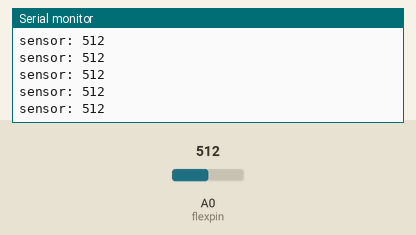
Bench run of a sketch on a simulated Arduino Uno, built with avr-gcc and run on an emulated ATmega328P. Shown: the last lines printed to the serial monitor. The test bench sets the inputs (shaded band); at power-on: A0 (flexpin) = 512.

Above: at 4.2 s.
4.3 s: A0 (flexpin) set to 985
At 5.4 s:
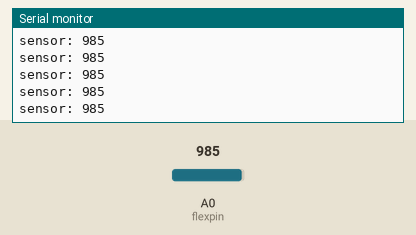
5.8 s: A0 (flexpin) set to 1009
At 6.7 s:
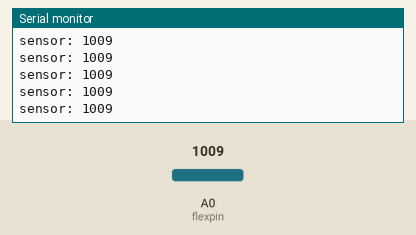
Timing chart, 0 to 8.8 s (numbered marks = the images above; inputs shaded):
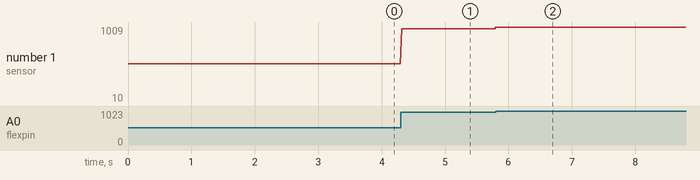

Measured:
- after the input at 4.3 s, the serial monitor: prints a new line at once (image 1)
- after the input at 5.8 s, the serial monitor: prints a new line at once (image 2)
- plotted number 1: 512 → 985 after the input at 4.3 s, 985 → 10 after the input at 5.8 s

The sketch:

sketch_bendtest.ino
```cpp
/*
SparkFun Inventor's Kit for Arduino
Example sketch 09

FLEX SENSOR

  Use the "flex sensor" to change the position of a servo

  In the previous sketch, we learned how to command a servo to
  mode to different positions. In this sketch, we'll introduce
  a new sensor, and use it to control the servo.

  A flex sensor is a plastic strip with a conductive coating.
  When the strip is straight, the coating will be a certain
  resistance. When the strip is bent, the particles in the coating
  get further apart, increasing the resistance. You can use this
  sensor to sense finger movement in gloves, door hinges, stuffed
  animals, etc. See http://www.sparkfun.com/tutorials/270 for
  more information.es.
    It senses bending away from the striped side.

Hardware connections:

  Flex sensor:

    The flex sensor is the plastic strip with black strip

    The flex sensor has two pins, and since it's a resistor,
    the pins are interchangable.

    Connect one of the pins to ANALOG IN pin 0 on the Arduino.
    Connect the same pin, through a 10K Ohm resistor (brown
    black orange) to GND.
    Connect the other pin to 5V.

  Servo:

    The servo has a cable attached to it with three wires.
    Because the cable ends in a socket, you can use jumper wires
    to connect between the Arduino and the servo. Just plug the
    jumper wires directly into the socket.

    Connect the RED wire (power) to 5 Volts (5V)
    Connect the WHITE wire (signal) to digital pin 9
    Connect the BLACK wire (ground) to ground (GND)

    Note that servos can use a lot of power, which can cause your
    Arduino to reset or behave erratically. If you're using large
    servos or many of them, it's best to provide them with their
    own separate 5V supply. See this Arduino Forum thread for info:
    http://www.arduino.cc/cgi-bin/yabb2/YaBB.pl?num=1239464763

This sketch was written by SparkFun Electronics,
with lots of help from the Arduino community.
This code is completely free for any use.
Visit http://learn.sparkfun.com/products/2 for SIK information.
Visit http://www.arduino.cc to learn about the Arduino.

Version 2.0 6/2012 MDG
*/


// Include the servo library to add servo-control functions:

// Create a servo "object", called servo1. Each servo object
// controls one servo (you can have a maximum of 12):

// Define the analog input pin to measure flex sensor position:

const int flexpin = 0;


void setup()
{
  // Use the serial monitor window to help debug our sketch:

  Serial.begin(9600);

  // Enable control of a servo on pin 9:
}


void loop()
{
  int flexposition;    // Input value from the analog pin.
  int servoposition;   // Output value to the servo.

  // Read the position of the flex sensor (0 to 1023):

  flexposition = analogRead(flexpin);

  // Because the voltage divider circuit only returns a portion
  // of the 0-1023 range of analogRead(), we'll map() that range
  // to the servo's range of 0 to 180 degrees. The flex sensors
  // we use are usually in the 600-900 range:

  // Now we'll command the servo to move to that position:

  // Because every flex sensor has a slightly different resistance,
  // the 600-900 range may not exactly cover the flex sensor's
  // output. To help tune our program, we'll use the serial port to
  // print out our values to the serial monitor window:

  Serial.print("sensor: ");
  Serial.println(flexposition);

  // Note that all of the above lines are "print" except for the
  // last line which is "println". This puts everything on the
  // same line, then sends a final carriage return to move to
  // the next line.

  // After you upload the sketch, turn on the serial monitor
  // (the magnifying-glass icon to the right of the icon bar).
  // You'll be able to see the sensor values. Bend the flex sensor
  // and note its minimum and maximum values. If you replace the
  // 600 and 900 in the map() function above, you'll exactly match
  // the flex sensor's range with the servo's range.

  delay(20);  // wait 20ms between servo updates
}
```
